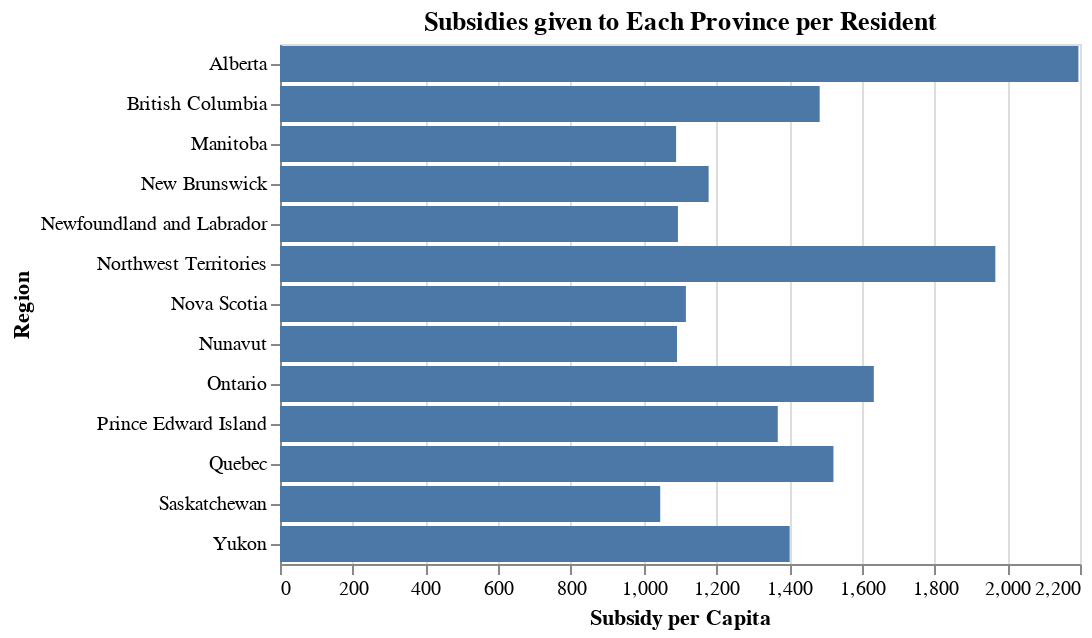

Notebook cell for this chart:
### Code cell
alt.Chart(temp5, title = "Subsidies given to Each Province per Resident").mark_bar().encode(
    x = "Subsidy per Capita",
    y = "Region"
)

### Figure 1 — Vega-Lite specification as saved in the notebook (floating-point values rounded to 4 significant figures)
{"config": {"view": {"continuousWidth": 400, "continuousHeight": 300}}, "data": {"name": "data-d74152ac627f2cea422e4bcaff57b2ad"}, "mark": "bar", "encoding": {"x": {"type": "quantitative", "field": "Subsidy per Capita"}, "y": {"type": "nominal", "field": "Region"}}, "title": "Subsidies given to Each Province per Resident", "$schema": "https://vega.github.io/schema/vega-lite/v4.8.1.json", "datasets": {"data-d74152ac627f2cea422e4bcaff57b2ad": [{"DGUID": "2016A000210", "GeoNameEn": "Newfoundland and Labrador", "Gnr_Tgn": 4.0, "SexEn": "Both sexes", "StatEn": "Count", "AgeTot": 519715, "Age0-49": 291000.0, "Age50+": 228800.0, "Age55+": 186100.0, "Age60+": 143100.0, "Age65+": 101000.0, "Age85+": 9365.0, "Region": "Newfoundland and Labrador", "BusinessLocations": 29780.0, "Subsidy": 568700000.0, "SupportedEmployees": 322500.0, "RehiredEmployees": 2700.0, "Subsidy per Capita": 1094.0}, {"DGUID": "2016A000211", "GeoNameEn": "Prince Edward Island", "Gnr_Tgn": 4.1, "SexEn": "Both sexes", "StatEn": "Count", "AgeTot": 142905, "Age0-49": 81920.0, "Age50+": 60980.0, "Age55+": 49740.0, "Age60+": 38400.0, "Age65+": 27710.0, "Age85+": 3080.0, "Region": "Prince Edward Island", "BusinessLocations": 11280.0, "Subsidy": 195600000.0, "SupportedEmployees": 120100.0, "RehiredEmployees": 985.0, "Subsidy per Capita": 1369.0}, {"DGUID": "2016A000212", "GeoNameEn": "Nova Scotia", "Gnr_Tgn": 3.9, "SexEn": "Both sexes", "StatEn": "Count", "AgeTot": 923595, "Age0-49": 517600.0, "Age50+": 406000.0, "Age55+": 330300.0, "Age60+": 253800.0, "Age65+": 183800.0, "Age85+": 21640.0, "Region": "Nova Scotia", "BusinessLocations": 54420.0, "Subsidy": 1031000000.0, "SupportedEmployees": 620400.0, "RehiredEmployees": 5190.0, "Subsidy per Capita": 1116.0}, {"DGUID": "2016A000213", "GeoNameEn": "New Brunswick", "Gnr_Tgn": 3.9, "SexEn": "Both sexes", "StatEn": "Count", "AgeTot": 747100, "Age0-49": 417500.0, "Age50+": 329600.0, "Age55+": 268600.0, "Age60+": 206800.0, "Age65+": 148800.0, "Age85+": 17620.0, "Region": "New Brunswick", "BusinessLocations": 44680.0, "Subsidy": 880700000.0, "SupportedEmployees": 513700.0, "RehiredEmployees": 3745.0, "Subsidy per Capita": 1179.0}, {"DGUID": "2016A000224", "GeoNameEn": "Quebec", "Gnr_Tgn": 3.7, "SexEn": "Both sexes", "StatEn": "Count", "AgeTot": 8164360, "Age0-49": 4851000.0, "Age50+": 3314000.0, "Age55+": 2694000.0, "Age60+": 2058000.0, "Age65+": 1495000.0, "Age85+": 188700.0, "Region": "Quebec", "BusinessLocations": 504700.0, "Subsidy": 12430000000.0, "SupportedEmployees": 7018000.0, "RehiredEmployees": 52280.0, "Subsidy per Capita": 1522.0}, {"DGUID": "2016A000235", "GeoNameEn": "Ontario", "Gnr_Tgn": 3.7, "SexEn": "Both sexes", "StatEn": "Count", "AgeTot": 13448495, "Age0-49": 8305000.0, "Age50+": 5144000.0, "Age55+": 4087000.0, "Age60+": 3098000.0, "Age65+": 2252000.0, "Age85+": 301100.0, "Region": "Ontario", "BusinessLocations": 850100.0, "Subsidy": 21960000000.0, "SupportedEmployees": 12030000.0, "RehiredEmployees": 86040.0, "Subsidy per Capita": 1633.0}, {"DGUID": "2016A000246", "GeoNameEn": "Manitoba", "Gnr_Tgn": 4.3, "SexEn": "Both sexes", "StatEn": "Count", "AgeTot": 1278365, "Age0-49": 824700.0, "Age50+": 453700.0, "Age55+": 363800.0, "Age60+": 276100.0, "Age65+": 199000.0, "Age85+": 29210.0, "Region": "Manitoba", "BusinessLocations": 59060.0, "Subsidy": 1393000000.0, "SupportedEmployees": 829900.0, "RehiredEmployees": 5310.0, "Subsidy per Capita": 1089.0}, {"DGUID": "2016A000247", "GeoNameEn": "Saskatchewan", "Gnr_Tgn": 4.8, "SexEn": "Both sexes", "StatEn": "Count", "AgeTot": 1098355, "Age0-49": 708600.0, "Age50+": 389800.0, "Age55+": 314500.0, "Age60+": 238300.0, "Age65+": 170400.0, "Age85+": 26940.0, "Region": "Saskatchewan", "BusinessLocations": 60080.0, "Subsidy": 1149000000.0, "SupportedEmployees": 647300.0, "RehiredEmployees": 5605.0, "Subsidy per Capita": 1046.0}, {"DGUID": "2016A000248", "GeoNameEn": "Alberta", "Gnr_Tgn": 4.7, "SexEn": "Both sexes", "StatEn": "Count", "AgeTot": 4067175, "Age0-49": 2781000.0, "Age50+": 1286000.0, "Age55+": 1002000.0, "Age60+": 726400.0, "Age65+": 500200.0, "Age85+": 63380.0, "Region": "Alberta", "BusinessLocations": 298600.0, "Subsidy": 8930000000.0, "SupportedEmployees": 4459000.0, "RehiredEmployees": 27280.0, "Subsidy per Capita": 2196.0}, {"DGUID": "2016A000259", "GeoNameEn": "British Columbia", "Gnr_Tgn": 4.9, "SexEn": "Both sexes", "StatEn": "Count", "AgeTot": 4648055, "Age0-49": 2766000.0, "Age50+": 1882000.0, "Age55+": 1528000.0, "Age60+": 1173000.0, "Age65+": 849000.0, "Age85+": 109200.0, "Region": "British Columbia", "BusinessLocations": 340100.0, "Subsidy": 6898000000.0, "SupportedEmployees": 3853000.0, "RehiredEmployees": 35120.0, "Subsidy per Capita": 1484.0}, {"DGUID": "2016A000260", "GeoNameEn": "Yukon", "Gnr_Tgn": 6.7, "SexEn": "Both sexes", "StatEn": "Count", "AgeTot": 35870, "Age0-49": 23210.0, "Age50+": 12660.0, "Age55+": 9780.0, "Age60+": 6785.0, "Age65+": 4260.0, "Age85+": 300.0, "Region": "Yukon", "BusinessLocations": 2730.0, "Subsidy": 50270000.0, "SupportedEmployees": 27080.0, "RehiredEmployees": 245.0, "Subsidy per Capita": 1402.0}, {"DGUID": "2016A000261", "GeoNameEn": "Northwest Territories", "Gnr_Tgn": 7.5, "SexEn": "Both sexes", "StatEn": "Count", "AgeTot": 41790, "Age0-49": 30430.0, "Age50+": 11360.0, "Age55+": 8155.0, "Age60+": 5325.0, "Age65+": 3220.0, "Age85+": 225.0, "Region": "Northwest Territories", "BusinessLocations": 2245.0, "Subsidy": 82210000.0, "SupportedEmployees": 34050.0, "RehiredEmployees": 150.0, "Subsidy per Capita": 1967.0}, {"DGUID": "2016A000262", "GeoNameEn": "Nunavut", "Gnr_Tgn": 7.9, "SexEn": "Both sexes", "StatEn": "Count", "AgeTot": 35945, "Age0-49": 30360.0, "Age50+": 5585.0, "Age55+": 3745.0, "Age60+": 2335.0, "Age65+": 1365.0, "Age85+": 55.0, "Region": "Nunavut", "BusinessLocations": 835.0, "Subsidy": 39240000.0, "SupportedEmployees": 18070.0, "RehiredEmployees": 25.0, "Subsidy per Capita": 1092.0}]}}
